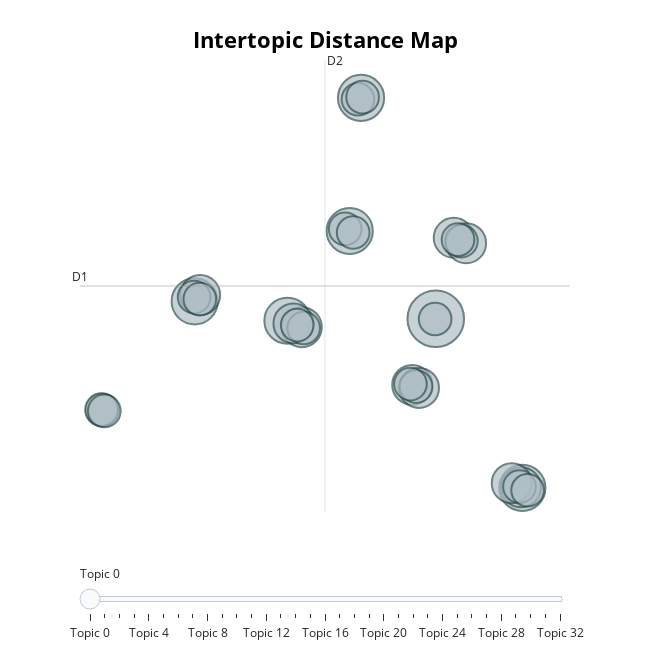

Notebook code cell kept with this figure:
### Code cell
# Run custom model
model = run_custom_BERTopic(docs, embedding_model, vectorizer_model, min_cluster_size=2, min_samples=1)
#model = run_custom_BERTopic(docs, embedding_model, vectorizer_model, min_cluster_size=10, min_samples=10)
topics, probs = model.fit_transform(docs)

topic_info_df = model.get_topic_info()

num_topics = len(topic_info_df) - 1 # DOES NOT INCLUDE OUTLIERS TOPIC. ONLY COHERENT TOPICS
#topic_info_df

# Visualize Topics
model.visualize_topics()

### Figure 1 — Plotly figure (JSON) as saved in the notebook; plotly's stock layout.template omitted (floating-point values rounded to 4 significant figures)
{"data": [{"customdata": [[0, "violence | justified | never justified | never | act", 6], [1, "good | first | good important | feels | priority work", 4], [2, "talk feelings | talk | others | feelings | uncomfortable others", 4], [3, "take | take risks | risks | foolish | foolish take", 4], [4, "winning | win | hard | work hard | winning important", 4], [5, "equals | women | women equals | equals men | satisfied women", 4], [6, "show | best keep | emotions | hidden | feelings important", 3], [7, "sex | relationships better | relationship long | sex committed | partner best", 3], [8, "general like | careful | taking risks | prefer safe | enjoy taking", 3], [9, "thought gay | thought | gay | bother someone | would awful", 3], [10, "person | date | one person | one | lot different", 3], [11, "think | sure people | sure | people think | make sure", 3], [12, "attention | work | miserable | absorbed | giving", 3], [13, "important never | greatest | never things | important person | things important", 3], [14, "helps prove | taking dangerous | risking | put risky | put", 3], [15, "involved | romantically | romantic relationship | romantic | involved one", 2], [16, "perceived gay | perceived | uncomfortable someone | avoid perceived | try avoid", 2], [17, "sex | emotional | would satisfied | ving sex | sex emotional", 2], [18, "tend keep | stay unemotional | stay | prefer stay | keep feelings", 2], [19, "change | would frequently | women life | control women | control", 2], [20, "ask help | ask | never ask | help ashamed | ashamed ask", 2], [21, "share feelings | share | never share | tend share | feelings tend", 2], [22, "losing | often losing | mind losing | mind | losing often", 2], [23, "energy | things | general expend | invest energy | invest", 2], [24, "someone thought | someone | would argue | would furious | gay someone", 2], [25, "willing | physical fight | physical | like fighting | willing get", 2], [26, "get way | way | get | trying get | must get", 2], [27, "winning | world | winning everything | thing best | feeling world", 2], [28, "work important | life | thing life | part life | life work", 2], [29, "sign | need asking | need | help sign | help need", 2], [30, "power women | power | men power | arge men | ch arge", 2], [31, "hate asking | bothers ask | bothers | help bothers | help", 2], [32, "men ch | ch arge | ch | arge | arge love", 2]], "hovertemplate": "<b>Topic %{customdata[0]}</b><br>%{customdata[1]}<br>Size: %{customdata[2]}", "legendgroup": "", "marker": {"color": "#B0BEC5", "line": {"color": "DarkSlateGrey", "width": 2}, "size": [6, 4, 4, 4, 4, 4, 3, 3, 3, 3, 3, 3, 3, 3, 3, 2, 2, 2, 2, 2, 2, 2, 2, 2, 2, 2, 2, 2, 2, 2, 2, 2, 2], "sizemode": "area", "sizeref": 0.00375, "symbol": "circle"}, "mode": "markers", "name": "", "orientation": "v", "showlegend": false, "type": "scatter", "x": [9.254, 2.063, -2.436, 13.45, 5.081, 5.631, -2.171, 10.13, 13.39, 8.112, 10.72, 8.439, 2.758, 2.354, 12.94, 10.5, 8.299, 10.33, -2.463, 13.31, -6.904, -2.186, 4.861, 2.849, 8.026, 9.223, 13.71, 5.249, 2.535, -6.953, 5.481, -6.816, 5.706], "xaxis": "x", "y": [2.873, 2.661, 4.772, -15.5, 12.41, 26.87, 5.45, 11.68, -15.44, -4.309, 11.08, -4.634, 1.964, 2.37, -14.99, 11.31, -4.495, 11.47, 5.229, -15.36, -7.051, 5.011, 12.63, 1.873, -4.223, 2.845, -15.76, 12.24, 2.189, -7.001, 26.72, -7.138, 26.95], "yaxis": "y"}], "layout": {"annotations": [{"showarrow": false, "text": "D1", "x": -7.996, "y": 6.434, "yshift": 10}, {"showarrow": false, "text": "D2", "x": 3.883, "xshift": 10, "y": 30.99}], "height": 650, "hoverlabel": {"bgcolor": "white", "font": {"family": "Rockwell", "size": 16}}, "legend": {"itemsizing": "constant", "tracegroupgap": 0}, "margin": {"t": 60}, "shapes": [{"line": {"color": "#CFD8DC", "width": 2}, "type": "line", "x0": 3.883, "x1": 3.883, "y0": -18.12, "y1": 30.99}, {"line": {"color": "#9E9E9E", "width": 2}, "type": "line", "x0": -7.996, "x1": 15.76, "y0": 6.434, "y1": 6.434}], "sliders": [{"active": 0, "pad": {"t": 50}, "steps": [{"args": [{"marker.color": [["red", "#B0BEC5", "#B0BEC5", "#B0BEC5", "#B0BEC5", "#B0BEC5", "#B0BEC5", "#B0BEC5", "#B0BEC5", "#B0BEC5", "#B0BEC5", "#B0BEC5", "#B0BEC5", "#B0BEC5", "#B0BEC5", "#B0BEC5", "#B0BEC5", "#B0BEC5", "#B0BEC5", "#B0BEC5", "#B0BEC5", "#B0BEC5", "#B0BEC5", "#B0BEC5", "#B0BEC5", "#B0BEC5", "#B0BEC5", "#B0BEC5", "#B0BEC5", "#B0BEC5", "#B0BEC5", "#B0BEC5", "#B0BEC5"]]}], "label": "Topic 0", "method": "update"}, {"args": [{"marker.color": [["#B0BEC5", "red", "#B0BEC5", "#B0BEC5", "#B0BEC5", "#B0BEC5", "#B0BEC5", "#B0BEC5", "#B0BEC5", "#B0BEC5", "#B0BEC5", "#B0BEC5", "#B0BEC5", "#B0BEC5", "#B0BEC5", "#B0BEC5", "#B0BEC5", "#B0BEC5", "#B0BEC5", "#B0BEC5", "#B0BEC5", "#B0BEC5", "#B0BEC5", "#B0BEC5", "#B0BEC5", "#B0BEC5", "#B0BEC5", "#B0BEC5", "#B0BEC5", "#B0BEC5", "#B0BEC5", "#B0BEC5", "#B0BEC5"]]}], "label": "Topic 1", "method": "update"}, {"args": [{"marker.color": [["#B0BEC5", "#B0BEC5", "red", "#B0BEC5", "#B0BEC5", "#B0BEC5", "#B0BEC5", "#B0BEC5", "#B0BEC5", "#B0BEC5", "#B0BEC5", "#B0BEC5", "#B0BEC5", "#B0BEC5", "#B0BEC5", "#B0BEC5", "#B0BEC5", "#B0BEC5", "#B0BEC5", "#B0BEC5", "#B0BEC5", "#B0BEC5", "#B0BEC5", "#B0BEC5", "#B0BEC5", "#B0BEC5", "#B0BEC5", "#B0BEC5", "#B0BEC5", "#B0BEC5", "#B0BEC5", "#B0BEC5", "#B0BEC5"]]}], "label": "Topic 2", "method": "update"}, {"args": [{"marker.color": [["#B0BEC5", "#B0BEC5", "#B0BEC5", "red", "#B0BEC5", "#B0BEC5", "#B0BEC5", "#B0BEC5", "#B0BEC5", "#B0BEC5", "#B0BEC5", "#B0BEC5", "#B0BEC5", "#B0BEC5", "#B0BEC5", "#B0BEC5", "#B0BEC5", "#B0BEC5", "#B0BEC5", "#B0BEC5", "#B0BEC5", "#B0BEC5", "#B0BEC5", "#B0BEC5", "#B0BEC5", "#B0BEC5", "#B0BEC5", "#B0BEC5", "#B0BEC5", "#B0BEC5", "#B0BEC5", "#B0BEC5", "#B0BEC5"]]}], "label": "Topic 3", "method": "update"}, {"args": [{"marker.color": [["#B0BEC5", "#B0BEC5", "#B0BEC5", "#B0BEC5", "red", "#B0BEC5", "#B0BEC5", "#B0BEC5", "#B0BEC5", "#B0BEC5", "#B0BEC5", "#B0BEC5", "#B0BEC5", "#B0BEC5", "#B0BEC5", "#B0BEC5", "#B0BEC5", "#B0BEC5", "#B0BEC5", "#B0BEC5", "#B0BEC5", "#B0BEC5", "#B0BEC5", "#B0BEC5", "#B0BEC5", "#B0BEC5", "#B0BEC5", "#B0BEC5", "#B0BEC5", "#B0BEC5", "#B0BEC5", "#B0BEC5", "#B0BEC5"]]}], "label": "Topic 4", "method": "update"}, {"args": [{"marker.color": [["#B0BEC5", "#B0BEC5", "#B0BEC5", "#B0BEC5", "#B0BEC5", "red", "#B0BEC5", "#B0BEC5", "#B0BEC5", "#B0BEC5", "#B0BEC5", "#B0BEC5", "#B0BEC5", "#B0BEC5", "#B0BEC5", "#B0BEC5", "#B0BEC5", "#B0BEC5", "#B0BEC5", "#B0BEC5", "#B0BEC5", "#B0BEC5", "#B0BEC5", "#B0BEC5", "#B0BEC5", "#B0BEC5", "#B0BEC5", "#B0BEC5", "#B0BEC5", "#B0BEC5", "#B0BEC5", "#B0BEC5", "#B0BEC5"]]}], "label": "Topic 5", "method": "update"}, {"args": [{"marker.color": [["#B0BEC5", "#B0BEC5", "#B0BEC5", "#B0BEC5", "#B0BEC5", "#B0BEC5", "red", "#B0BEC5", "#B0BEC5", "#B0BEC5", "#B0BEC5", "#B0BEC5", "#B0BEC5", "#B0BEC5", "#B0BEC5", "#B0BEC5", "#B0BEC5", "#B0BEC5", "#B0BEC5", "#B0BEC5", "#B0BEC5", "#B0BEC5", "#B0BEC5", "#B0BEC5", "#B0BEC5", "#B0BEC5", "#B0BEC5", "#B0BEC5", "#B0BEC5", "#B0BEC5", "#B0BEC5", "#B0BEC5", "#B0BEC5"]]}], "label": "Topic 6", "method": "update"}, {"args": [{"marker.color": [["#B0BEC5", "#B0BEC5", "#B0BEC5", "#B0BEC5", "#B0BEC5", "#B0BEC5", "#B0BEC5", "red", "#B0BEC5", "#B0BEC5", "#B0BEC5", "#B0BEC5", "#B0BEC5", "#B0BEC5", "#B0BEC5", "#B0BEC5", "#B0BEC5", "#B0BEC5", "#B0BEC5", "#B0BEC5", "#B0BEC5", "#B0BEC5", "#B0BEC5", "#B0BEC5", "#B0BEC5", "#B0BEC5", "#B0BEC5", "#B0BEC5", "#B0BEC5", "#B0BEC5", "#B0BEC5", "#B0BEC5", "#B0BEC5"]]}], "label": "Topic 7", "method": "update"}, {"args": [{"marker.color": [["#B0BEC5", "#B0BEC5", "#B0BEC5", "#B0BEC5", "#B0BEC5", "#B0BEC5", "#B0BEC5", "#B0BEC5", "red", "#B0BEC5", "#B0BEC5", "#B0BEC5", "#B0BEC5", "#B0BEC5", "#B0BEC5", "#B0BEC5", "#B0BEC5", "#B0BEC5", "#B0BEC5", "#B0BEC5", "#B0BEC5", "#B0BEC5", "#B0BEC5", "#B0BEC5", "#B0BEC5", "#B0BEC5", "#B0BEC5", "#B0BEC5", "#B0BEC5", "#B0BEC5", "#B0BEC5", "#B0BEC5", "#B0BEC5"]]}], "label": "Topic 8", "method": "update"}, {"args": [{"marker.color": [["#B0BEC5", "#B0BEC5", "#B0BEC5", "#B0BEC5", "#B0BEC5", "#B0BEC5", "#B0BEC5", "#B0BEC5", "#B0BEC5", "red", "#B0BEC5", "#B0BEC5", "#B0BEC5", "#B0BEC5", "#B0BEC5", "#B0BEC5", "#B0BEC5", "#B0BEC5", "#B0BEC5", "#B0BEC5", "#B0BEC5", "#B0BEC5", "#B0BEC5", "#B0BEC5", "#B0BEC5", "#B0BEC5", "#B0BEC5", "#B0BEC5", "#B0BEC5", "#B0BEC5", "#B0BEC5", "#B0BEC5", "#B0BEC5"]]}], "label": "Topic 9", "method": "update"}, {"args": [{"marker.color": [["#B0BEC5", "#B0BEC5", "#B0BEC5", "#B0BEC5", "#B0BEC5", "#B0BEC5", "#B0BEC5", "#B0BEC5", "#B0BEC5", "#B0BEC5", "red", "#B0BEC5", "#B0BEC5", "#B0BEC5", "#B0BEC5", "#B0BEC5", "#B0BEC5", "#B0BEC5", "#B0BEC5", "#B0BEC5", "#B0BEC5", "#B0BEC5", "#B0BEC5", "#B0BEC5", "#B0BEC5", "#B0BEC5", "#B0BEC5", "#B0BEC5", "#B0BEC5", "#B0BEC5", "#B0BEC5", "#B0BEC5", "#B0BEC5"]]}], "label": "Topic 10", "method": "update"}, {"args": [{"marker.color": [["#B0BEC5", "#B0BEC5", "#B0BEC5", "#B0BEC5", "#B0BEC5", "#B0BEC5", "#B0BEC5", "#B0BEC5", "#B0BEC5", "#B0BEC5", "#B0BEC5", "red", "#B0BEC5", "#B0BEC5", "#B0BEC5", "#B0BEC5", "#B0BEC5", "#B0BEC5", "#B0BEC5", "#B0BEC5", "#B0BEC5", "#B0BEC5", "#B0BEC5", "#B0BEC5", "#B0BEC5", "#B0BEC5", "#B0BEC5", "#B0BEC5", "#B0BEC5", "#B0BEC5", "#B0BEC5", "#B0BEC5", "#B0BEC5"]]}], "label": "Topic 11", "method": "update"}, {"args": [{"marker.color": [["#B0BEC5", "#B0BEC5", "#B0BEC5", "#B0BEC5", "#B0BEC5", "#B0BEC5", "#B0BEC5", "#B0BEC5", "#B0BEC5", "#B0BEC5", "#B0BEC5", "#B0BEC5", "red", "#B0BEC5", "#B0BEC5", "#B0BEC5", "#B0BEC5", "#B0BEC5", "#B0BEC5", "#B0BEC5", "#B0BEC5", "#B0BEC5", "#B0BEC5", "#B0BEC5", "#B0BEC5", "#B0BEC5", "#B0BEC5", "#B0BEC5", "#B0BEC5", "#B0BEC5", "#B0BEC5", "#B0BEC5", "#B0BEC5"]]}], "label": "Topic 12", "method": "update"}, {"args": [{"marker.color": [["#B0BEC5", "#B0BEC5", "#B0BEC5", "#B0BEC5", "#B0BEC5", "#B0BEC5", "#B0BEC5", "#B0BEC5", "#B0BEC5", "#B0BEC5", "#B0BEC5", "#B0BEC5", "#B0BEC5", "red", "#B0BEC5", "#B0BEC5", "#B0BEC5", "#B0BEC5", "#B0BEC5", "#B0BEC5", "#B0BEC5", "#B0BEC5", "#B0BEC5", "#B0BEC5", "#B0BEC5", "#B0BEC5", "#B0BEC5", "#B0BEC5", "#B0BEC5", "#B0BEC5", "#B0BEC5", "#B0BEC5", "#B0BEC5"]]}], "label": "Topic 13", "method": "update"}, {"args": [{"marker.color": [["#B0BEC5", "#B0BEC5", "#B0BEC5", "#B0BEC5", "#B0BEC5", "#B0BEC5", "#B0BEC5", "#B0BEC5", "#B0BEC5", "#B0BEC5", "#B0BEC5", "#B0BEC5", "#B0BEC5", "#B0BEC5", "red", "#B0BEC5", "#B0BEC5", "#B0BEC5", "#B0BEC5", "#B0BEC5", "#B0BEC5", "#B0BEC5", "#B0BEC5", "#B0BEC5", "#B0BEC5", "#B0BEC5", "#B0BEC5", "#B0BEC5", "#B0BEC5", "#B0BEC5", "#B0BEC5", "#B0BEC5", "#B0BEC5"]]}], "label": "Topic 14", "method": "update"}, {"args": [{"marker.color": [["#B0BEC5", "#B0BEC5", "#B0BEC5", "#B0BEC5", "#B0BEC5", "#B0BEC5", "#B0BEC5", "#B0BEC5", "#B0BEC5", "#B0BEC5", "#B0BEC5", "#B0BEC5", "#B0BEC5", "#B0BEC5", "#B0BEC5", "red", "#B0BEC5", "#B0BEC5", "#B0BEC5", "#B0BEC5", "#B0BEC5", "#B0BEC5", "#B0BEC5", "#B0BEC5", "#B0BEC5", "#B0BEC5", "#B0BEC5", "#B0BEC5", "#B0BEC5", "#B0BEC5", "#B0BEC5", "#B0BEC5", "#B0BEC5"]]}], "label": "Topic 15", "method": "update"}, {"args": [{"marker.color": [["#B0BEC5", "#B0BEC5", "#B0BEC5", "#B0BEC5", "#B0BEC5", "#B0BEC5", "#B0BEC5", "#B0BEC5", "#B0BEC5", "#B0BEC5", "#B0BEC5", "#B0BEC5", "#B0BEC5", "#B0BEC5", "#B0BEC5", "#B0BEC5", "red", "#B0BEC5", "#B0BEC5", "#B0BEC5", "#B0BEC5", "#B0BEC5", "#B0BEC5", "#B0BEC5", "#B0BEC5", "#B0BEC5", "#B0BEC5", "#B0BEC5", "#B0BEC5", "#B0BEC5", "#B0BEC5", "#B0BEC5", "#B0BEC5"]]}], "label": "Topic 16", "method": "update"}, {"args": [{"marker.color": [["#B0BEC5", "#B0BEC5", "#B0BEC5", "#B0BEC5", "#B0BEC5", "#B0BEC5", "#B0BEC5", "#B0BEC5", "#B0BEC5", "#B0BEC5", "#B0BEC5", "#B0BEC5", "#B0BEC5", "#B0BEC5", "#B0BEC5", "#B0BEC5", "#B0BEC5", "red", "#B0BEC5", "#B0BEC5", "#B0BEC5", "#B0BEC5", "#B0BEC5", "#B0BEC5", "#B0BEC5", "#B0BEC5", "#B0BEC5", "#B0BEC5", "#B0BEC5", "#B0BEC5", "#B0BEC5", "#B0BEC5", "#B0BEC5"]]}], "label": "Topic 17", "method": "update"}, {"args": [{"marker.color": [["#B0BEC5", "#B0BEC5", "#B0BEC5", "#B0BEC5", "#B0BEC5", "#B0BEC5", "#B0BEC5", "#B0BEC5", "#B0BEC5", "#B0BEC5", "#B0BEC5", "#B0BEC5", "#B0BEC5", "#B0BEC5", "#B0BEC5", "#B0BEC5", "#B0BEC5", "#B0BEC5", "red", "#B0BEC5", "#B0BEC5", "#B0BEC5", "#B0BEC5", "#B0BEC5", "#B0BEC5", "#B0BEC5", "#B0BEC5", "#B0BEC5", "#B0BEC5", "#B0BEC5", "#B0BEC5", "#B0BEC5", "#B0BEC5"]]}], "label": "Topic 18", "method": "update"}, {"args": [{"marker.color": [["#B0BEC5", "#B0BEC5", "#B0BEC5", "#B0BEC5", "#B0BEC5", "#B0BEC5", "#B0BEC5", "#B0BEC5", "#B0BEC5", "#B0BEC5", "#B0BEC5", "#B0BEC5", "#B0BEC5", "#B0BEC5", "#B0BEC5", "#B0BEC5", "#B0BEC5", "#B0BEC5", "#B0BEC5", "red", "#B0BEC5", "#B0BEC5", "#B0BEC5", "#B0BEC5", "#B0BEC5", "#B0BEC5", "#B0BEC5", "#B0BEC5", "#B0BEC5", "#B0BEC5", "#B0BEC5", "#B0BEC5", "#B0BEC5"]]}], "label": "Topic 19", "method": "update"}, {"args": [{"marker.color": [["#B0BEC5", "#B0BEC5", "#B0BEC5", "#B0BEC5", "#B0BEC5", "#B0BEC5", "#B0BEC5", "#B0BEC5", "#B0BEC5", "#B0BEC5", "#B0BEC5", "#B0BEC5", "#B0BEC5", "#B0BEC5", "#B0BEC5", "#B0BEC5", "#B0BEC5", "#B0BEC5", "#B0BEC5", "#B0BEC5", "red", "#B0BEC5", "#B0BEC5", "#B0BEC5", "#B0BEC5", "#B0BEC5", "#B0BEC5", "#B0BEC5", "#B0BEC5", "#B0BEC5", "#B0BEC5", "#B0BEC5", "#B0BEC5"]]}], "label": "Topic 20", "method": "update"}, {"args": [{"marker.color": [["#B0BEC5", "#B0BEC5", "#B0BEC5", "#B0BEC5", "#B0BEC5", "#B0BEC5", "#B0BEC5", "#B0BEC5", "#B0BEC5", "#B0BEC5", "#B0BEC5", "#B0BEC5", "#B0BEC5", "#B0BEC5", "#B0BEC5", "#B0BEC5", "#B0BEC5", "#B0BEC5", "#B0BEC5", "#B0BEC5", "#B0BEC5", "red", "#B0BEC5", "#B0BEC5", "#B0BEC5", "#B0BEC5", "#B0BEC5", "#B0BEC5", "#B0BEC5", "#B0BEC5", "#B0BEC5", "#B0BEC5", "#B0BEC5"]]}], "label": "Topic 21", "method": "update"}, {"args": [{"marker.color": [["#B0BEC5", "#B0BEC5", "#B0BEC5", "#B0BEC5", "#B0BEC5", "#B0BEC5", "#B0BEC5", "#B0BEC5", "#B0BEC5", "#B0BEC5", "#B0BEC5", "#B0BEC5", "#B0BEC5", "#B0BEC5", "#B0BEC5", "#B0BEC5", "#B0BEC5", "#B0BEC5", "#B0BEC5", "#B0BEC5", "#B0BEC5", "#B0BEC5", "red", "#B0BEC5", "#B0BEC5", "#B0BEC5", "#B0BEC5", "#B0BEC5", "#B0BEC5", "#B0BEC5", "#B0BEC5", "#B0BEC5", "#B0BEC5"]]}], "label": "Topic 22", "method": "update"}, {"args": [{"marker.color": [["#B0BEC5", "#B0BEC5", "#B0BEC5", "#B0BEC5", "#B0BEC5", "#B0BEC5", "#B0BEC5", "#B0BEC5", "#B0BEC5", "#B0BEC5", "#B0BEC5", "#B0BEC5", "#B0BEC5", "#B0BEC5", "#B0BEC5", "#B0BEC5", "#B0BEC5", "#B0BEC5", "#B0BEC5", "#B0BEC5", "#B0BEC5", "#B0BEC5", "#B0BEC5", "red", "#B0BEC5", "#B0BEC5", "#B0BEC5", "#B0BEC5", "#B0BEC5", "#B0BEC5", "#B0BEC5", "#B0BEC5", "#B0BEC5"]]}], "label": "Topic 23", "method": "update"}, {"args": [{"marker.color": [["#B0BEC5", "#B0BEC5", "#B0BEC5", "#B0BEC5", "#B0BEC5", "#B0BEC5", "#B0BEC5", "#B0BEC5", "#B0BEC5", "#B0BEC5", "#B0BEC5", "#B0BEC5", "#B0BEC5", "#B0BEC5", "#B0BEC5", "#B0BEC5", "#B0BEC5", "#B0BEC5", "#B0BEC5", "#B0BEC5", "#B0BEC5", "#B0BEC5", "#B0BEC5", "#B0BEC5", "red", "#B0BEC5", "#B0BEC5", "#B0BEC5", "#B0BEC5", "#B0BEC5", "#B0BEC5", "#B0BEC5", "#B0BEC5"]]}], "label": "Topic 24", "method": "update"}, {"args": [{"marker.color": [["#B0BEC5", "#B0BEC5", "#B0BEC5", "#B0BEC5", "#B0BEC5", "#B0BEC5", "#B0BEC5", "#B0BEC5", "#B0BEC5", "#B0BEC5", "#B0BEC5", "#B0BEC5", "#B0BEC5", "#B0BEC5", "#B0BEC5", "#B0BEC5", "#B0BEC5", "#B0BEC5", "#B0BEC5", "#B0BEC5", "#B0BEC5", "#B0BEC5", "#B0BEC5", "#B0BEC5", "#B0BEC5", "red", "#B0BEC5", "#B0BEC5", "#B0BEC5", "#B0BEC5", "#B0BEC5", "#B0BEC5", "#B0BEC5"]]}], "label": "Topic 25", "method": "update"}, {"args": [{"marker.color": [["#B0BEC5", "#B0BEC5", "#B0BEC5", "#B0BEC5", "#B0BEC5", "#B0BEC5", "#B0BEC5", "#B0BEC5", "#B0BEC5", "#B0BEC5", "#B0BEC5", "#B0BEC5", "#B0BEC5", "#B0BEC5", "#B0BEC5", "#B0BEC5", "#B0BEC5", "#B0BEC5", "#B0BEC5", "#B0BEC5", "#B0BEC5", "#B0BEC5", "#B0BEC5", "#B0BEC5", "#B0BEC5", "#B0BEC5", "red", "#B0BEC5", "#B0BEC5", "#B0BEC5", "#B0BEC5", "#B0BEC5", "#B0BEC5"]]}], "label": "Topic 26", "method": "update"}, {"args": [{"marker.color": [["#B0BEC5", "#B0BEC5", "#B0BEC5", "#B0BEC5", "#B0BEC5", "#B0BEC5", "#B0BEC5", "#B0BEC5", "#B0BEC5", "#B0BEC5", "#B0BEC5", "#B0BEC5", "#B0BEC5", "#B0BEC5", "#B0BEC5", "#B0BEC5", "#B0BEC5", "#B0BEC5", "#B0BEC5", "#B0BEC5", "#B0BEC5", "#B0BEC5", "#B0BEC5", "#B0BEC5", "#B0BEC5", "#B0BEC5", "#B0BEC5", "red", "#B0BEC5", "#B0BEC5", "#B0BEC5", "#B0BEC5", "#B0BEC5"]]}], "label": "Topic 27", "method": "update"}, {"args": [{"marker.color": [["#B0BEC5", "#B0BEC5", "#B0BEC5", "#B0BEC5", "#B0BEC5", "#B0BEC5", "#B0BEC5", "#B0BEC5", "#B0BEC5", "#B0BEC5", "#B0BEC5", "#B0BEC5", "#B0BEC5", "#B0BEC5", "#B0BEC5", "#B0BEC5", "#B0BEC5", "#B0BEC5", "#B0BEC5", "#B0BEC5", "#B0BEC5", "#B0BEC5", "#B0BEC5", "#B0BEC5", "#B0BEC5", "#B0BEC5", "#B0BEC5", "#B0BEC5", "red", "#B0BEC5", "#B0BEC5", "#B0BEC5", "#B0BEC5"]]}], "label": "Topic 28", "method": "update"}, {"args": [{"marker.color": [["#B0BEC5", "#B0BEC5", "#B0BEC5", "#B0BEC5", "#B0BEC5", "#B0BEC5", "#B0BEC5", "#B0BEC5", "#B0BEC5", "#B0BEC5", "#B0BEC5", "#B0BEC5", "#B0BEC5", "#B0BEC5", "#B0BEC5", "#B0BEC5", "#B0BEC5", "#B0BEC5", "#B0BEC5", "#B0BEC5", "#B0BEC5", "#B0BEC5", "#B0BEC5", "#B0BEC5", "#B0BEC5", "#B0BEC5", "#B0BEC5", "#B0BEC5", "#B0BEC5", "red", "#B0BEC5", "#B0BEC5", "#B0BEC5"]]}], "label": "Topic 29", "method": "update"}, {"args": [{"marker.color": [["#B0BEC5", "#B0BEC5", "#B0BEC5", "#B0BEC5", "#B0BEC5", "#B0BEC5", "#B0BEC5", "#B0BEC5", "#B0BEC5", "#B0BEC5", "#B0BEC5", "#B0BEC5", "#B0BEC5", "#B0BEC5", "#B0BEC5", "#B0BEC5", "#B0BEC5", "#B0BEC5", "#B0BEC5", "#B0BEC5", "#B0BEC5", "#B0BEC5", "#B0BEC5", "#B0BEC5", "#B0BEC5", "#B0BEC5", "#B0BEC5", "#B0BEC5", "#B0BEC5", "#B0BEC5", "red", "#B0BEC5", "#B0BEC5"]]}], "label": "Topic 30", "method": "update"}, {"args": [{"marker.color": [["#B0BEC5", "#B0BEC5", "#B0BEC5", "#B0BEC5", "#B0BEC5", "#B0BEC5", "#B0BEC5", "#B0BEC5", "#B0BEC5", "#B0BEC5", "#B0BEC5", "#B0BEC5", "#B0BEC5", "#B0BEC5", "#B0BEC5", "#B0BEC5", "#B0BEC5", "#B0BEC5", "#B0BEC5", "#B0BEC5", "#B0BEC5", "#B0BEC5", "#B0BEC5", "#B0BEC5", "#B0BEC5", "#B0BEC5", "#B0BEC5", "#B0BEC5", "#B0BEC5", "#B0BEC5", "#B0BEC5", "red", "#B0BEC5"]]}], "label": "Topic 31", "method": "update"}, {"args": [{"marker.color": [["#B0BEC5", "#B0BEC5", "#B0BEC5", "#B0BEC5", "#B0BEC5", "#B0BEC5", "#B0BEC5", "#B0BEC5", "#B0BEC5", "#B0BEC5", "#B0BEC5", "#B0BEC5", "#B0BEC5", "#B0BEC5", "#B0BEC5", "#B0BEC5", "#B0BEC5", "#B0BEC5", "#B0BEC5", "#B0BEC5", "#B0BEC5", "#B0BEC5", "#B0BEC5", "#B0BEC5", "#B0BEC5", "#B0BEC5", "#B0BEC5", "#B0BEC5", "#B0BEC5", "#B0BEC5", "#B0BEC5", "#B0BEC5", "red"]]}], "label": "Topic 32", "method": "update"}]}], "title": {"font": {"color": "Black", "size": 22}, "text": "<b>Intertopic Distance Map</b>", "x": 0.5, "xanchor": "center", "y": 0.95, "yanchor": "top"}, "width": 650, "xaxis": {"anchor": "y", "domain": [0, 1], "range": [-7.996, 15.76], "title": {"text": ""}, "type": "linear", "visible": false}, "yaxis": {"anchor": "x", "domain": [0, 1], "range": [-18.12, 30.99], "title": {"text": ""}, "type": "linear", "visible": false}}}
